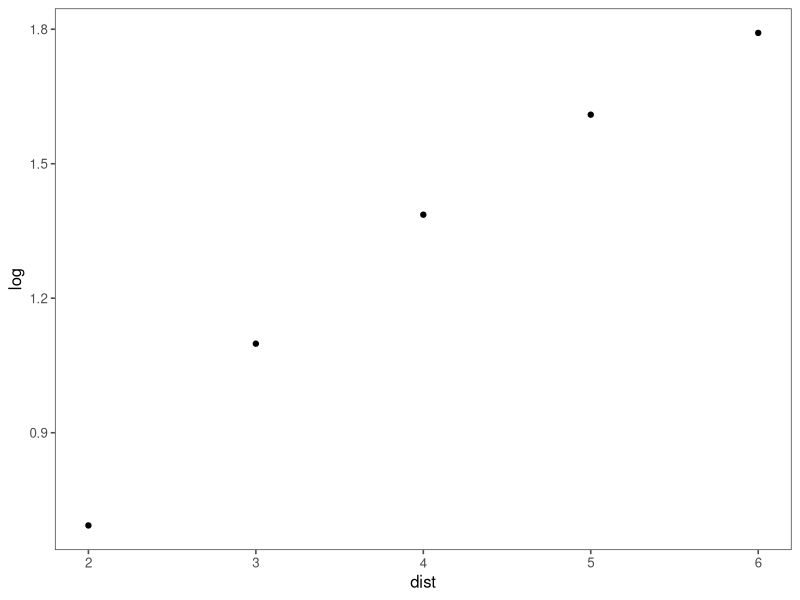

Reproduce this figure in R.
library(here)
library(dplyr)
library(ggplot2)
library(tidyr)
library(purrr)
rm(list=ls())

temp <- tibble(
  dist=6:2,
  log=log(6:2)
)

ggplot(temp,aes(dist,log))+
  geom_point()+
  ggthemes::theme_few()


